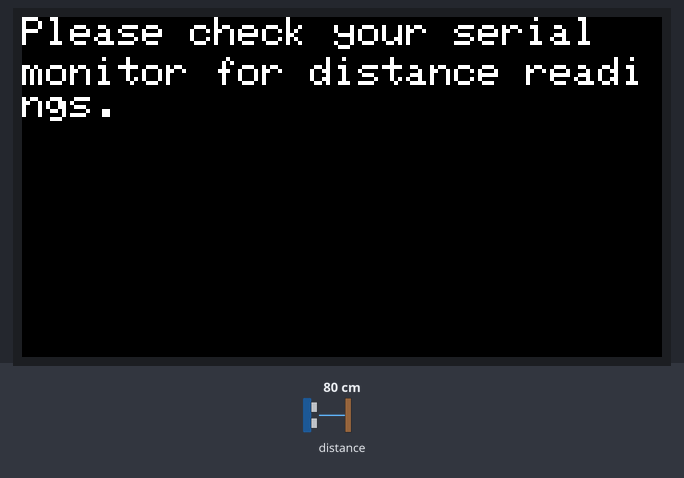
Bench run of a sketch on a simulated ESP32. Parts: 320×170 colour display. Inputs (shaded band) come from the test bench; at power-on: distance to the obstacle 80 cm. What the sketch prints to the serial monitor is not drawn.

Above: at 0.3 s.

The sketch:

distance.ino
```cpp
// Acknowledgments

// Creator: Anany Sharma at the University of Florida working under NSF grant. 2405373

// This material is based upon work supported by the National Science Foundation under Grant No. 2405373.
// Any opinions, findings, and conclusions or recommendations expressed in this material are those of the authors and do not necessarily reflect the views of the National Science Foundation.


#include <Wire.h>
#include <VL53L0X.h>
#include <Adafruit_GFX.h>
#include <Adafruit_ST7789.h> // Hardware-specific library for ST7789 display

#define TFT_CS   33  // Chip Select control pin
#define TFT_DC    25  // Data/Command select pin
#define TFT_RST   26  // Reset pin

Adafruit_ST7789 display = Adafruit_ST7789(TFT_CS, TFT_DC, TFT_RST); // Initializing the LED object for its appropriate usage.


VL53L0X sensor;

#define BLACK   0x0000
#define WHITE   0xFFFF


void setup()
{
  Serial.begin(115200);
  Wire.begin();
  display.init(170, 320);  //Intializing and configuring the sensor using the object(tft).
  display.setRotation(3);

  sensor.setTimeout(500);
  if (!sensor.init())
  {
    Serial.println("Failed to detect and initialize sensor!");
    while (1) {}
  }

  // Start continuous back-to-back mode (take readings as
  // fast as possible).  To use continuous timed mode
  // instead, provide a desired inter-measurement period in
  // ms (e.g. sensor.startContinuous(100)).
  sensor.startContinuous();
  display.fillScreen(BLACK); \
  display.setCursor(0,0);
  display.setTextColor(WHITE);
  display.setTextSize(2);
  display.println("Please check your serial ");
  display.setCursor(0, 20);
  display.print("monitor for distance readings.");
}

void loop()
{


  Serial.print("Distance (cm) : ");
  Serial.print((sensor.readRangeContinuousMillimeters() / 10.0));

  Serial.println();
}
```
